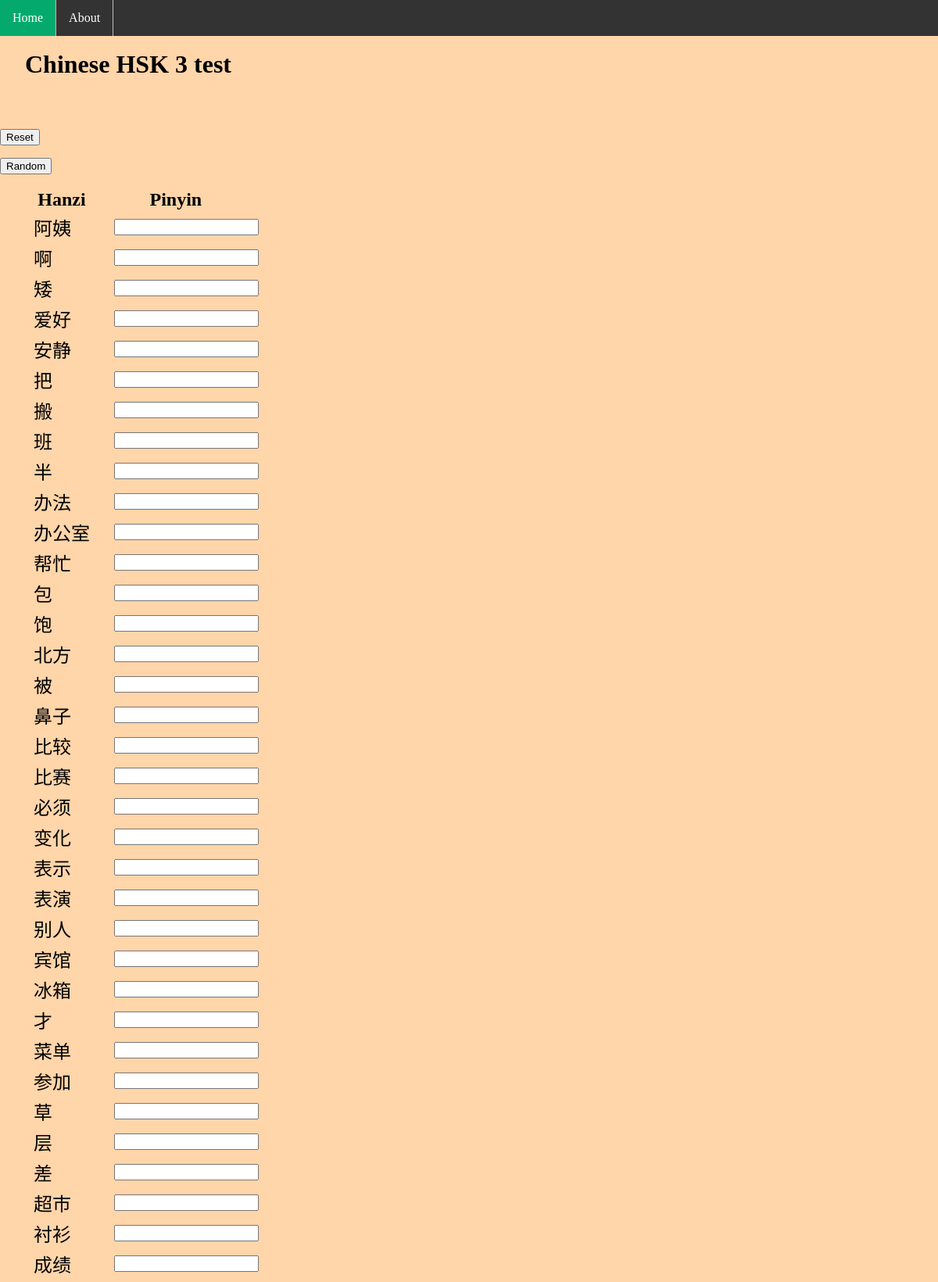
Page /test/3/ (upper part) on the committed database.
### chinesetest/models.py (models this page shows, shortened)
class Word(models.Model):
    hanzi = models.CharField(max_length=30)
    pinyin = models.CharField(max_length=30)
    solved = models.BooleanField(default=False)
    hsk = models.IntegerField()

### chinesetest/views.py (the view)
# urls.py: path('test/<int:hsk>/', views.test, name='test'),
def test(request, hsk):
    words = Word.objects.filter(hsk=hsk)
    context = {'words_list': words, 'hsk': hsk, 'full_test': True}
    return render(request, 'test.html', context)

### chinesetest/templates/test.html (shortened to what this page needs)
{% extends "base.html" %}
{% block content %}
	<h1>Chinese HSK {{ hsk }} test</h1>
	<form action="{% url 'chinesetest:reset' hsk %}">
		<input type="submit" value="Reset" name="reset">
	</form>
    <form action="{% url 'chinesetest:random' hsk %}">
		<input type="submit" value="Random" name="random">
	</form>
	<div id="word_list">
		<ul>
			<form action="{% url 'chinesetest:check' %}" method="POST" autocomplete="off" id="words_form">
				<table>
						<tr>
							<th>Hanzi</th>
							<th>Pinyin</th>
						</tr>
					{% for word in words_list %}
						<tr>
							<td>{{ word.hanzi }}</td>
                            {% if word.solved %}
                                <td>
                                    <span class="checkmark">
                                        <div class="checkmark_stem"></div>
                                        <div class="checkmark_kick"></div>
                                    </span>
                                </td>
                            {% else %}
                                <td><input id="text_input" type="text" name="pinyin"></td>
                                <td><input type="hidden" value="{{ word.id }}" name="word_id"/></td>
                            {% endif %}
						</tr>
				    {% endfor %}
				</table>
			</form>
		</ul>
	</div>
{% endblock content %}

### chinesetest/static/style.css (style rules this page uses)
body { background-color: #FFD5AA; margin-left: 0; }
h1 { margin: 2em 1em; }
table { font-size: 1.5em; }
ul { list-style-type: none; }
#text_input { margin-left: 2em; }

### rows in the picture
Word: hanzi "阿姨"
Word: hanzi "啊"
Word: hanzi "矮"
Word: hanzi "爱好"
Word: hanzi "安静"
Word: hanzi "把"
Word: hanzi "搬"
Word: hanzi "班"
Word: hanzi "半"
Word: hanzi "办法"
Word: hanzi "办公室"
Word: hanzi "帮忙"
Word: hanzi "包"
Word: hanzi "饱"
Word: hanzi "北方"
Word: hanzi "被"
Word: hanzi "鼻子"
Word: hanzi "比较"
Word: hanzi "比赛"
Word: hanzi "必须"
Word: hanzi "变化"
Word: hanzi "表示"
Word: hanzi "表演"
Word: hanzi "别人"
Word: hanzi "宾馆"
Word: hanzi "冰箱"
Word: hanzi "才"
Word: hanzi "菜单"
Word: hanzi "参加"
Word: hanzi "草"
Word: hanzi "层"
Word: hanzi "差"
Word: hanzi "超市"
Word: hanzi "衬衫"
Word: hanzi "成绩"

### other values in the picture
{{ hsk }} "3"
